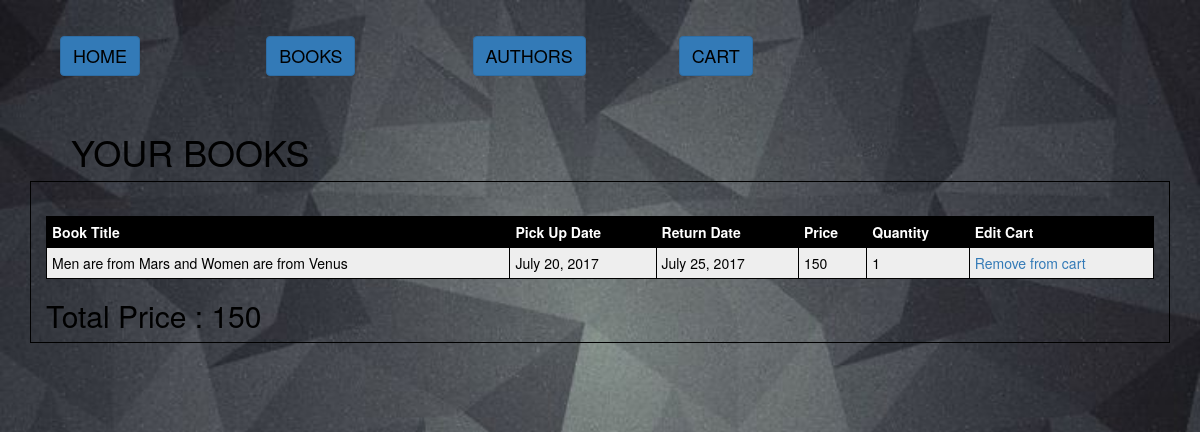
/cart/cartview/ (signed in), run on an earlier commit of the app's database.
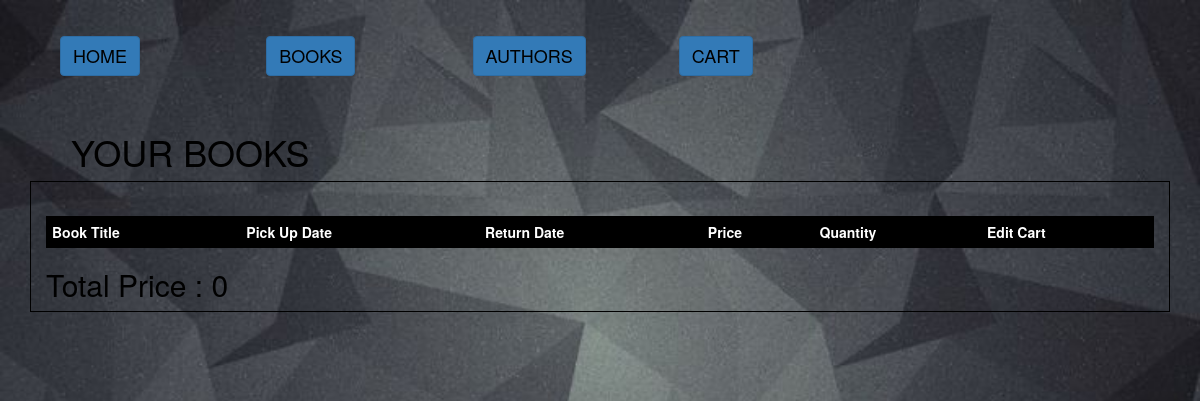
And on a later commit of the database.
### cart/models.py (models this page shows)
class Cart(models.Model):
    book = models.ForeignKey('books.Book', on_delete=models.SET_NULL, null=True,)
    user = models.ForeignKey(User, on_delete=models.CASCADE, null=True,)
    order = models.ForeignKey('books.Order', on_delete=models.CASCADE, null=True, blank=True)
    quantity = models.IntegerField(help_text="Enter number of Copies" ,null=True, blank=True)
    issue_date = models.DateField(null=True, blank=True)
    return_date = models.DateField(null=True, blank=True)
    total_price = models.IntegerField(null=True, blank=True)

### books/models.py (models this page shows, shortened)
class Book(models.Model):
    title = models.CharField(max_length=200)
    author = models.ForeignKey('Author', on_delete=models.SET_NULL, null=True)
    isbn = models.CharField(
        'ISBN',
        max_length=13,
        help_text='13 Character <a href="https://www.isbn-international.org/content/what-isbn">ISBN number</a>',
        default=True
    )
    summary = models.TextField(max_length=10000, null=True, blank =True, help_text="Enter a brief description of the book")
    genre = models.ManyToManyField(Genre, help_text="Select a genre for this book")
    price = models.IntegerField(null=True, help_text="Enter Daily rental Price")
    count = models.IntegerField(null=True, help_text="Enter number of Copies")
    imprint = models.CharField(max_length=200, blank=True, null=True)
    LOAN_STATUS = (
        ('n', 'Not Available'),
        ('a', 'Available'),
    )
    status = models.CharField(max_length=1, choices=LOAN_STATUS, blank=True, default='d', help_text='Book availability')
    figure = models.ImageField(upload_to='images/',
                               blank=True,
                               null=True,
                               verbose_name=("Figure"))

### cart/views.py (the view)
@login_required
def view_cart(request):
    cart = Cart.objects.filter(user=request.user.id)
    total_amount=0
    for item in cart:
        total_amount= total_amount + item.total_price
    total_money = total_amount*100
    return render(request, "cart/cart_detail.html", {'product':cart, 'total_amount': total_amount, 'total_money': total_money, })

### cart/templates/cart/cart_detail.html (shortened to what this page needs)
{% extends "books/base.html" %}
{% block content %}
<div style="color: black; margin-left: 7%">
  <h1>YOUR BOOKS</h1>
</div>
<div class="container" style="color:black">
  <div class="col-md-12" style="    border: 1px solid;">
    <table style="width:100% ; margin-top: 3%">
      <tr>
        <th>Book Title</th>
        <th>Pick Up Date</th>
        <th>Return Date</th>
        <th>Price</th>
        <th>Quantity</th>
        <th>Edit Cart</th>
      </tr>
      {% for items in product %}
        <tr>
          <td>{{ items.book.title }}</td>
          <td>{{ items.issue_date }}</td>
          <td>{{ items.return_date }}</td>
          <td>{{ items.total_price }}</td>
          <td>{{ items.quantity }}</td>
          <td><a href="/cart/deletecart/{{items.id}}">Remove from cart</a></td>
        </tr>
       {% endfor %}
    </table>
    <div style="color: black">
      <h2> Total Price : {{total_amount}} </h2>
    </div>
  </div>
</div>
{% endblock %}

What changed in the data, as far as the page shows it:
removed Cart: book "Men are from Mars and Women are from Venus", issue_date "July 20, 2017", return_date "July 25, 2017", total_price "150", quantity "1"
Also different on the page:
{{ total_amount }}: "150" → "0"
